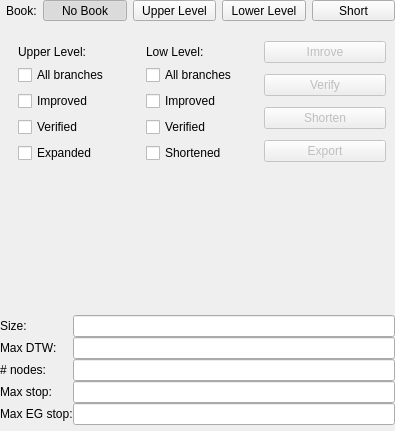
<?xml version="1.0" encoding="UTF-8"?>
<ui version="4.0">
 <class>ReleaseWidget</class>
 <widget class="QWidget" name="ReleaseWidget">
  <property name="geometry">
   <rect>
    <x>0</x>
    <y>0</y>
    <width>395</width>
    <height>431</height>
   </rect>
  </property>
  <property name="windowTitle">
   <string>Release</string>
  </property>
  <layout class="QVBoxLayout" name="verticalLayout">
   <property name="leftMargin">
    <number>0</number>
   </property>
   <property name="topMargin">
    <number>0</number>
   </property>
   <property name="rightMargin">
    <number>0</number>
   </property>
   <property name="bottomMargin">
    <number>6</number>
   </property>
   <item>
    <layout class="QGridLayout" name="gridLayout_Books">
     <property name="leftMargin">
      <number>6</number>
     </property>
     <property name="topMargin">
      <number>0</number>
     </property>
     <item row="0" column="1">
      <widget class="QToolButton" name="btn_BookNone">
       <property name="sizePolicy">
        <sizepolicy hsizetype="Expanding" vsizetype="Fixed">
         <horstretch>0</horstretch>
         <verstretch>0</verstretch>
        </sizepolicy>
       </property>
       <property name="text">
        <string>No Book</string>
       </property>
       <property name="checkable">
        <bool>true</bool>
       </property>
       <property name="checked">
        <bool>true</bool>
       </property>
       <property name="autoExclusive">
        <bool>true</bool>
       </property>
      </widget>
     </item>
     <item row="0" column="0">
      <widget class="QLabel" name="label">
       <property name="text">
        <string>Book:</string>
       </property>
      </widget>
     </item>
     <item row="0" column="2">
      <widget class="QToolButton" name="btn_BookUpperLevel">
       <property name="sizePolicy">
        <sizepolicy hsizetype="Expanding" vsizetype="Fixed">
         <horstretch>0</horstretch>
         <verstretch>0</verstretch>
        </sizepolicy>
       </property>
       <property name="text">
        <string>Upper Level</string>
       </property>
       <property name="checkable">
        <bool>true</bool>
       </property>
       <property name="autoExclusive">
        <bool>true</bool>
       </property>
      </widget>
     </item>
     <item row="0" column="3">
      <widget class="QToolButton" name="btn_BookLowerLevel">
       <property name="sizePolicy">
        <sizepolicy hsizetype="Expanding" vsizetype="Fixed">
         <horstretch>0</horstretch>
         <verstretch>0</verstretch>
        </sizepolicy>
       </property>
       <property name="text">
        <string>Lower Level</string>
       </property>
       <property name="checkable">
        <bool>true</bool>
       </property>
       <property name="autoExclusive">
        <bool>true</bool>
       </property>
      </widget>
     </item>
     <item row="0" column="4">
      <widget class="QToolButton" name="btn_BookShort">
       <property name="sizePolicy">
        <sizepolicy hsizetype="Expanding" vsizetype="Fixed">
         <horstretch>0</horstretch>
         <verstretch>0</verstretch>
        </sizepolicy>
       </property>
       <property name="text">
        <string>Short</string>
       </property>
       <property name="checkable">
        <bool>true</bool>
       </property>
       <property name="autoExclusive">
        <bool>true</bool>
       </property>
      </widget>
     </item>
    </layout>
   </item>
   <item>
    <widget class="QWidget" name="widget_SolutionResult" native="true">
     <layout class="QGridLayout" name="gridLayout">
      <item row="0" column="3">
       <layout class="QVBoxLayout" name="verticalLayout_3">
        <item>
         <widget class="QPushButton" name="btn_Improve">
          <property name="enabled">
           <bool>false</bool>
          </property>
          <property name="text">
           <string>Imrove</string>
          </property>
         </widget>
        </item>
        <item>
         <widget class="QPushButton" name="btn_Verify">
          <property name="enabled">
           <bool>false</bool>
          </property>
          <property name="text">
           <string>Verify</string>
          </property>
         </widget>
        </item>
        <item>
         <widget class="QPushButton" name="btn_Shorten">
          <property name="enabled">
           <bool>false</bool>
          </property>
          <property name="text">
           <string>Shorten</string>
          </property>
         </widget>
        </item>
        <item>
         <widget class="QPushButton" name="btn_Export">
          <property name="enabled">
           <bool>false</bool>
          </property>
          <property name="text">
           <string>Export</string>
          </property>
         </widget>
        </item>
        <item>
         <spacer name="verticalSpacer">
          <property name="orientation">
           <enum>Qt::Vertical</enum>
          </property>
          <property name="sizeType">
           <enum>QSizePolicy::Minimum</enum>
          </property>
          <property name="sizeHint" stdset="0">
           <size>
            <width>20</width>
            <height>1</height>
           </size>
          </property>
         </spacer>
        </item>
       </layout>
      </item>
      <item row="0" column="1">
       <widget class="QWidget" name="widget_LowerLevel" native="true">
        <property name="sizePolicy">
         <sizepolicy hsizetype="Minimum" vsizetype="Fixed">
          <horstretch>0</horstretch>
          <verstretch>0</verstretch>
         </sizepolicy>
        </property>
        <layout class="QVBoxLayout" name="verticalLayout_6">
         <item>
          <widget class="QLabel" name="label_9">
           <property name="text">
            <string>Low Level:</string>
           </property>
          </widget>
         </item>
         <item>
          <widget class="QCheckBox" name="chk_Low_AllBranches">
           <property name="enabled">
            <bool>true</bool>
           </property>
           <property name="text">
            <string>All branches</string>
           </property>
          </widget>
         </item>
         <item>
          <widget class="QCheckBox" name="chk_Low_Improved">
           <property name="enabled">
            <bool>true</bool>
           </property>
           <property name="text">
            <string>Improved</string>
           </property>
          </widget>
         </item>
         <item>
          <widget class="QCheckBox" name="chk_Low_Verified">
           <property name="enabled">
            <bool>true</bool>
           </property>
           <property name="text">
            <string>Verified</string>
           </property>
          </widget>
         </item>
         <item>
          <widget class="QCheckBox" name="chk_Low_Shortened">
           <property name="enabled">
            <bool>true</bool>
           </property>
           <property name="text">
            <string>Shortened</string>
           </property>
          </widget>
         </item>
        </layout>
       </widget>
      </item>
      <item row="0" column="0">
       <widget class="QWidget" name="widget_UpperLevel" native="true">
        <property name="sizePolicy">
         <sizepolicy hsizetype="Minimum" vsizetype="Fixed">
          <horstretch>0</horstretch>
          <verstretch>0</verstretch>
         </sizepolicy>
        </property>
        <layout class="QVBoxLayout" name="verticalLayout_5">
         <item>
          <widget class="QLabel" name="label_7">
           <property name="text">
            <string>Upper Level:</string>
           </property>
          </widget>
         </item>
         <item>
          <widget class="QCheckBox" name="chk_Up_AllBranches">
           <property name="enabled">
            <bool>true</bool>
           </property>
           <property name="text">
            <string>All branches</string>
           </property>
          </widget>
         </item>
         <item>
          <widget class="QCheckBox" name="chk_Up_Improved">
           <property name="enabled">
            <bool>true</bool>
           </property>
           <property name="text">
            <string>Improved</string>
           </property>
          </widget>
         </item>
         <item>
          <widget class="QCheckBox" name="chk_Up_Verified">
           <property name="enabled">
            <bool>true</bool>
           </property>
           <property name="text">
            <string>Verified</string>
           </property>
          </widget>
         </item>
         <item>
          <widget class="QCheckBox" name="chk_Up_Expanded">
           <property name="enabled">
            <bool>true</bool>
           </property>
           <property name="text">
            <string>Expanded</string>
           </property>
          </widget>
         </item>
        </layout>
       </widget>
      </item>
     </layout>
    </widget>
   </item>
   <item>
    <spacer name="verticalSpacer_2">
     <property name="orientation">
      <enum>Qt::Vertical</enum>
     </property>
     <property name="sizeHint" stdset="0">
      <size>
       <width>20</width>
       <height>40</height>
      </size>
     </property>
    </spacer>
   </item>
   <item>
    <widget class="QWidget" name="widget_ResultInfo" native="true">
     <layout class="QVBoxLayout" name="verticalLayout_4">
      <property name="spacing">
       <number>0</number>
      </property>
      <property name="leftMargin">
       <number>0</number>
      </property>
      <property name="topMargin">
       <number>0</number>
      </property>
      <property name="rightMargin">
       <number>0</number>
      </property>
      <property name="bottomMargin">
       <number>0</number>
      </property>
      <item>
       <layout class="QFormLayout" name="formLayout">
        <item row="0" column="0">
         <widget class="QLabel" name="label_2">
          <property name="text">
           <string>Size:</string>
          </property>
         </widget>
        </item>
        <item row="0" column="1">
         <widget class="QLineEdit" name="lineEdit">
          <property name="text">
           <string/>
          </property>
          <property name="alignment">
           <set>Qt::AlignRight|Qt::AlignTrailing|Qt::AlignVCenter</set>
          </property>
          <property name="readOnly">
           <bool>true</bool>
          </property>
         </widget>
        </item>
        <item row="1" column="0">
         <widget class="QLabel" name="label_3">
          <property name="text">
           <string>Max DTW:</string>
          </property>
         </widget>
        </item>
        <item row="1" column="1">
         <widget class="QLineEdit" name="lineEdit_2">
          <property name="text">
           <string/>
          </property>
          <property name="alignment">
           <set>Qt::AlignRight|Qt::AlignTrailing|Qt::AlignVCenter</set>
          </property>
          <property name="readOnly">
           <bool>true</bool>
          </property>
         </widget>
        </item>
        <item row="2" column="0">
         <widget class="QLabel" name="label_4">
          <property name="text">
           <string># nodes:</string>
          </property>
         </widget>
        </item>
        <item row="2" column="1">
         <widget class="QLineEdit" name="lineEdit_3">
          <property name="text">
           <string/>
          </property>
          <property name="alignment">
           <set>Qt::AlignRight|Qt::AlignTrailing|Qt::AlignVCenter</set>
          </property>
          <property name="readOnly">
           <bool>true</bool>
          </property>
         </widget>
        </item>
        <item row="3" column="0">
         <widget class="QLabel" name="label_5">
          <property name="text">
           <string>Max stop:</string>
          </property>
         </widget>
        </item>
        <item row="3" column="1">
         <widget class="QLineEdit" name="lineEdit_4">
          <property name="text">
           <string/>
          </property>
          <property name="alignment">
           <set>Qt::AlignRight|Qt::AlignTrailing|Qt::AlignVCenter</set>
          </property>
          <property name="readOnly">
           <bool>true</bool>
          </property>
         </widget>
        </item>
        <item row="4" column="0">
         <widget class="QLabel" name="label_6">
          <property name="text">
           <string>Max EG stop:</string>
          </property>
         </widget>
        </item>
        <item row="4" column="1">
         <widget class="QLineEdit" name="lineEdit_5">
          <property name="text">
           <string/>
          </property>
          <property name="alignment">
           <set>Qt::AlignRight|Qt::AlignTrailing|Qt::AlignVCenter</set>
          </property>
          <property name="readOnly">
           <bool>true</bool>
          </property>
         </widget>
        </item>
       </layout>
      </item>
     </layout>
    </widget>
   </item>
  </layout>
 </widget>
 <resources/>
 <connections/>
</ui>
